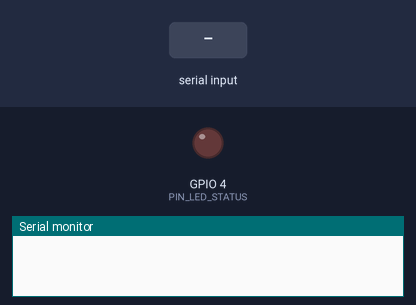
This sketch was run on a simulated ESP32. Parts: output pins drawn as LEDs (lit = HIGH), the last lines printed to the serial monitor. The inputs (shaded band) are chosen by the test bench.

Above: at 0.0 s.
At 1.7 s:
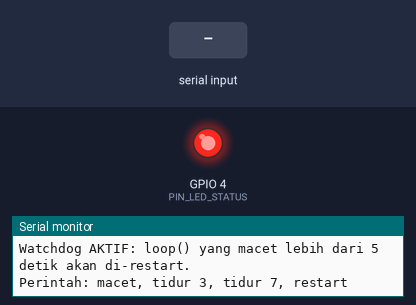
1.8 s: "tidur 90\n" received over Serial
At 2.9 s:
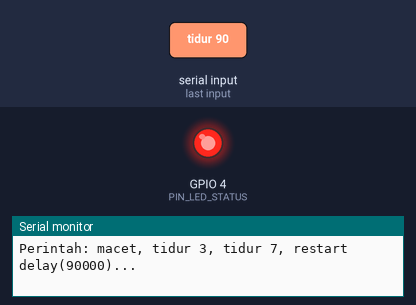
Timing chart, 0 to 4.8 s (numbered marks = the images above; inputs shaded):
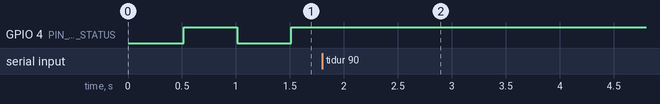

The sketch:

modul08_watchdog.ino
```cpp
// Modul 8 - Praktik 6: watchdog, penjaga yang me-restart program macet
// Rangkaian: LED status di D4 (rangkaian Kemenangan Cepat, atau meja kerja Node 1).
//
// Perintah di Serial Monitor (pilih New Line):
//   macet    -> sengaja masuk perulangan yang tidak pernah selesai
//   tidur 3  -> delay(3000): masih di bawah batas watchdog
//   tidur 7  -> delay(7000): melewati batas 5 detik
//   restart  -> program sendiri yang meminta restart

#include <esp_task_wdt.h>  // ikut paket esp32

const bool PAKAI_WATCHDOG = true;           // ubah menjadi false untuk melihat apa yang terjadi TANPA penjaga
const unsigned long BATAS_WATCHDOG = 5000;  // milidetik
const int PIN_LED_STATUS = 4;

unsigned long waktuKedipTerakhir = 0;
bool ledMenyala = false;

// ---------- Pembaca baris Serial yang tidak pernah menunggu (sama dengan Praktik 5) ----------
const int PANJANG_BARIS_MAKS = 40;
char baris[PANJANG_BARIS_MAKS + 1];
int panjangBaris = 0;

bool adaBarisBaru() {
  while (Serial.available() > 0) {
    char huruf = Serial.read();
    if (huruf == '\n') {
      baris[panjangBaris] = '\0';
      panjangBaris = 0;
      return true;
    }
    if (huruf != '\r' && panjangBaris < PANJANG_BARIS_MAKS) {
      baris[panjangBaris] = huruf;
      panjangBaris++;
    }
  }
  return false;
}

// Alasan restart terakhir, lengkap dengan penjelasannya.
const char* jelaskanAlasanReset() {
  esp_reset_reason_t alasan = esp_reset_reason();
  if (alasan == ESP_RST_POWERON) {
    return "POWERON (baru dinyalakan, tombol EN ditekan, atau selesai diunggah)";
  }
  if (alasan == ESP_RST_SW) {
    return "SW (program sendiri yang meminta restart)";
  }
  if (alasan == ESP_RST_TASK_WDT) {
    return "TASK_WDT (watchdog: loop() terlambat memberi makan penjaga)";
  }
  if (alasan == ESP_RST_INT_WDT || alasan == ESP_RST_WDT) {
    return "WDT (watchdog jenis lain)";
  }
  if (alasan == ESP_RST_PANIC) {
    return "PANIC (program mogok)";
  }
  if (alasan == ESP_RST_BROWNOUT) {
    return "BROWNOUT (tegangan sempat anjlok)";
  }
  return "lainnya";
}

void setup() {
  Serial.begin(115200);
  delay(500);
  pinMode(PIN_LED_STATUS, OUTPUT);
  Serial.println();
  Serial.println("Praktik 6 - watchdog");
  Serial.print("Alasan restart terakhir: ");
  Serial.println(jelaskanAlasanReset());

  if (PAKAI_WATCHDOG) {
    // Cara penulisan paket esp32 versi 3: semua setelan dalam satu "formulir"
    esp_task_wdt_config_t konfigurasiWatchdog = {
      .timeout_ms = BATAS_WATCHDOG,  // batas waktu: 5000 ms
      .idle_core_mask = 0b01,        // tetap awasi "tugas menganggur" inti 0 (bawaan paket esp32)
      .trigger_panic = true,         // terlambat diberi makan = panik, lalu restart
    };
    esp_task_wdt_reconfigure(&konfigurasiWatchdog);  // watchdog sudah dinyalakan paket esp32: cukup diatur ulang
    esp_task_wdt_add(NULL);                          // NULL = awasi tugas yang sedang berjalan, yaitu loop()
    Serial.println("Watchdog AKTIF: loop() yang macet lebih dari 5 detik akan di-restart.");
  } else {
    Serial.println("Watchdog TIDAK dipakai.");
  }
  Serial.println("Perintah: macet, tidur 3, tidur 7, restart");
}

void loop() {
  if (PAKAI_WATCHDOG) {
    esp_task_wdt_reset();  // "beri makan" penjaga: tanda loop() masih berputar
  }

  // LED berganti setiap 500 ms: selama berkedip, kita tahu loop() masih berputar
  if (millis() - waktuKedipTerakhir >= 500) {
    waktuKedipTerakhir = millis();
    ledMenyala = !ledMenyala;
    digitalWrite(PIN_LED_STATUS, ledMenyala);
  }

  if (!adaBarisBaru()) {
    return;
  }
  String perintah = baris;
  perintah.trim();
  perintah.toLowerCase();

  if (perintah == "macet") {
    Serial.println("Masuk perulangan yang tidak pernah selesai... LED berhenti berkedip.");
    while (true) {
      // sengaja kosong: program terjebak di sini selamanya
    }
  } else if (perintah.startsWith("tidur ")) {
    int detik = perintah.substring(6).toInt();  // teks sesudah "tidur " diubah menjadi angka
    Serial.print("delay(");
    Serial.print(detik * 1000);
    Serial.println(")...");
    delay(detik * 1000);
    Serial.println("Bangun lagi!");
  } else if (perintah == "restart") {
    Serial.println("Restart sekarang...");
    Serial.flush();
    ESP.restart();
  } else {
    Serial.println("Perintah tidak dikenal. Coba: macet, tidur 3, tidur 7, restart");
  }
}
```

Measured:
- after the input at 1.8 s, GPIO 4 (PIN_LED_STATUS): stops changing and stays HIGH
